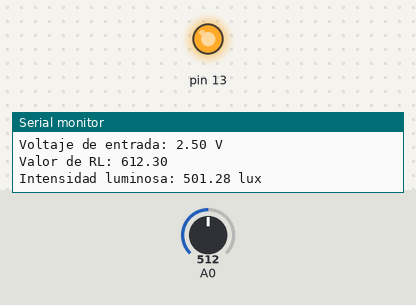
A sketch run on a simulated Arduino Uno, built with avr-gcc and run on an emulated ATmega328P. On the bench: output pins drawn as LEDs (lit = HIGH), the last lines printed to the serial monitor. The test bench sets the inputs (shaded band); at power-on: A0 = 512.

Above: at 3.8 s.
3.9 s: A0 set to 11
9.2 s: A0 set to 8
11.4 s: A0 set to 767
13.6 s: A0 set to 793
At 16.0 s:
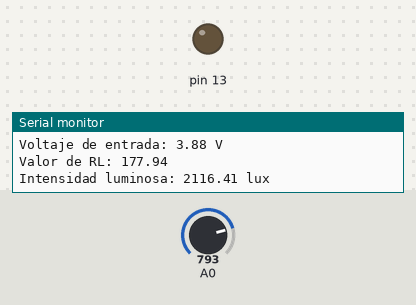
16.8 s: A0 set to 716
At 19.7 s:
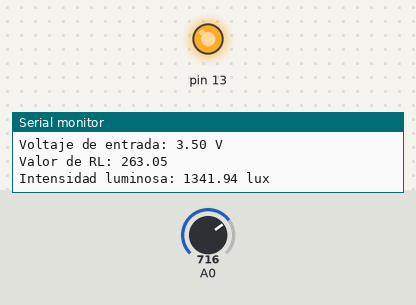
Timing chart, 0 to 20.9 s (numbered marks = the images above; inputs shaded):
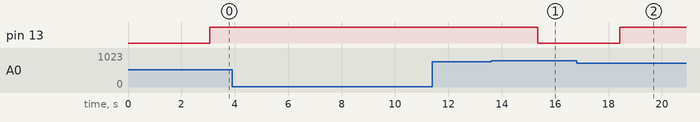

Measured:
- the behaviour switches between 784 and 785 on A0 (found by bisection; images 0 and 1)
- after the input at 13.6 s, pin 13: HIGH → LOW after 1.7 s
- after the input at 16.8 s, pin 13: LOW → HIGH after 1.6 s

The sketch:

sensorluz.ino
```cpp
void setup() {
pinMode(A0,INPUT);
pinMode(13,OUTPUT);
Serial.begin(9600);

}

void loop()
{
float V=0,I=0,RL=0;
delay(3000);
Serial.println("-----------------------");
Serial.print("Lectura analogica: ");
Serial.println(analogRead(A0));
V=analogRead(A0);
V=((5.0*V)/1023.0);
Serial.print("Voltaje de entrada: ");
Serial.print(V);
Serial.println(" V");
RL=613.5*((5.0/V)-1.0);
Serial.print("Valor de RL: ");
Serial.println(RL);
I=pow((RL/126951),-1.1655);
Serial.print("Intensidad luminosa: ");
Serial.print(I);
Serial.println(" lux");

if(I<=2000)
{
  digitalWrite(13,HIGH);
}else
{
  digitalWrite(13,LOW);

}
}
```
